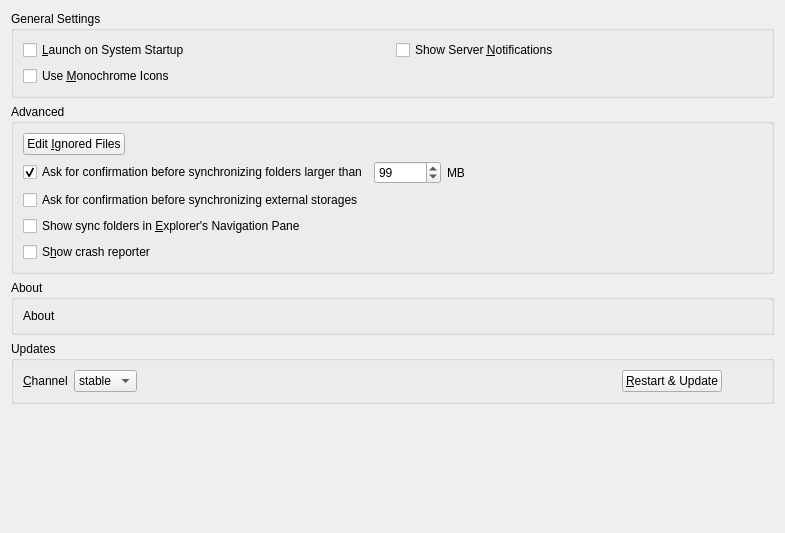
<?xml version="1.0" encoding="UTF-8"?>
<ui version="4.0">
 <class>OCC::GeneralSettings</class>
 <widget class="QWidget" name="OCC::GeneralSettings">
  <property name="geometry">
   <rect>
    <x>0</x>
    <y>0</y>
    <width>785</width>
    <height>533</height>
   </rect>
  </property>
  <property name="windowTitle">
   <string>Form</string>
  </property>
  <layout class="QGridLayout" name="gridLayout_3">
   <item row="0" column="0">
    <widget class="QGroupBox" name="generalGroupBox">
     <property name="title">
      <string>General Settings</string>
     </property>
     <layout class="QGridLayout" name="gridLayout_2">
      <item row="1" column="0">
       <widget class="QCheckBox" name="monoIconsCheckBox">
        <property name="toolTip">
         <string>For System Tray</string>
        </property>
        <property name="text">
         <string>Use &amp;Monochrome Icons</string>
        </property>
       </widget>
      </item>
      <item row="0" column="0">
       <widget class="QCheckBox" name="autostartCheckBox">
        <property name="text">
         <string>&amp;Launch on System Startup</string>
        </property>
       </widget>
      </item>
      <item row="0" column="1">
       <widget class="QCheckBox" name="serverNotificationsCheckBox">
        <property name="text">
         <string>Show Server &amp;Notifications</string>
        </property>
       </widget>
      </item>
     </layout>
    </widget>
   </item>
   <item row="2" column="0">
    <widget class="QGroupBox" name="aboutGroupBox">
     <property name="title">
      <string>About</string>
     </property>
     <layout class="QVBoxLayout" name="verticalLayout_3">
      <item>
       <widget class="QLabel" name="aboutLabel">
        <property name="sizePolicy">
         <sizepolicy hsizetype="Preferred" vsizetype="Minimum">
          <horstretch>0</horstretch>
          <verstretch>0</verstretch>
         </sizepolicy>
        </property>
        <property name="text">
         <string>About</string>
        </property>
       </widget>
      </item>
     </layout>
    </widget>
   </item>
   <item row="3" column="0">
    <widget class="QGroupBox" name="updatesGroupBox">
     <property name="title">
      <string>Updates</string>
     </property>
     <layout class="QVBoxLayout" name="verticalLayout_2">
      <item>
       <layout class="QHBoxLayout" name="horizontalLayout">
        <item>
         <widget class="QLabel" name="updateChannelLabel">
          <property name="sizePolicy">
           <sizepolicy hsizetype="Maximum" vsizetype="Preferred">
            <horstretch>0</horstretch>
            <verstretch>0</verstretch>
           </sizepolicy>
          </property>
          <property name="text">
           <string>&amp;Channel</string>
          </property>
          <property name="buddy">
           <cstring>updateChannel</cstring>
          </property>
         </widget>
        </item>
        <item>
         <widget class="QComboBox" name="updateChannel">
          <property name="sizePolicy">
           <sizepolicy hsizetype="Maximum" vsizetype="Fixed">
            <horstretch>0</horstretch>
            <verstretch>0</verstretch>
           </sizepolicy>
          </property>
          <item>
           <property name="text">
            <string>stable</string>
           </property>
          </item>
          <item>
           <property name="text">
            <string>beta</string>
           </property>
          </item>
         </widget>
        </item>
        <item>
         <widget class="QLabel" name="updateStateLabel">
          <property name="text">
           <string/>
          </property>
          <property name="wordWrap">
           <bool>true</bool>
          </property>
          <property name="openExternalLinks">
           <bool>true</bool>
          </property>
         </widget>
        </item>
        <item>
         <widget class="QPushButton" name="restartButton">
          <property name="sizePolicy">
           <sizepolicy hsizetype="Maximum" vsizetype="Fixed">
            <horstretch>0</horstretch>
            <verstretch>0</verstretch>
           </sizepolicy>
          </property>
          <property name="text">
           <string>&amp;Restart &amp;&amp; Update</string>
          </property>
         </widget>
        </item>
        <item>
         <spacer name="horizontalSpacer">
          <property name="orientation">
           <enum>Qt::Horizontal</enum>
          </property>
          <property name="sizeType">
           <enum>QSizePolicy::Preferred</enum>
          </property>
          <property name="sizeHint" stdset="0">
           <size>
            <width>40</width>
            <height>20</height>
           </size>
          </property>
         </spacer>
        </item>
       </layout>
      </item>
     </layout>
    </widget>
   </item>
   <item row="4" column="0">
    <spacer name="verticalSpacer">
     <property name="orientation">
      <enum>Qt::Vertical</enum>
     </property>
     <property name="sizeHint" stdset="0">
      <size>
       <width>20</width>
       <height>0</height>
      </size>
     </property>
    </spacer>
   </item>
   <item row="1" column="0">
    <widget class="QGroupBox" name="groupBox">
     <property name="title">
      <string>Advanced</string>
     </property>
     <layout class="QVBoxLayout" name="verticalLayout">
      <item>
       <layout class="QHBoxLayout" name="horizontalLayout_4">
        <item>
         <widget class="QPushButton" name="ignoredFilesButton">
          <property name="text">
           <string>Edit &amp;Ignored Files</string>
          </property>
         </widget>
        </item>
        <item>
         <spacer name="horizontalSpacer_4">
          <property name="orientation">
           <enum>Qt::Horizontal</enum>
          </property>
          <property name="sizeHint" stdset="0">
           <size>
            <width>555</width>
            <height>20</height>
           </size>
          </property>
         </spacer>
        </item>
       </layout>
      </item>
      <item>
       <layout class="QHBoxLayout" name="horizontalLayout_3">
        <item>
         <widget class="QCheckBox" name="newFolderLimitCheckBox">
          <property name="text">
           <string>Ask for confirmation before synchronizing folders larger than</string>
          </property>
          <property name="checked">
           <bool>true</bool>
          </property>
         </widget>
        </item>
        <item>
         <widget class="QSpinBox" name="newFolderLimitSpinBox">
          <property name="maximum">
           <number>999999</number>
          </property>
          <property name="value">
           <number>99</number>
          </property>
         </widget>
        </item>
        <item>
         <widget class="QLabel" name="label">
          <property name="text">
           <string extracomment="Trailing part of &quot;Ask confirmation before syncing folder larger than&quot; ">MB</string>
          </property>
         </widget>
        </item>
        <item>
         <spacer name="horizontalSpacer_3">
          <property name="orientation">
           <enum>Qt::Horizontal</enum>
          </property>
          <property name="sizeHint" stdset="0">
           <size>
            <width>40</width>
            <height>20</height>
           </size>
          </property>
         </spacer>
        </item>
       </layout>
      </item>
      <item>
       <layout class="QHBoxLayout" name="horizontalLayout_8">
        <item>
         <widget class="QCheckBox" name="newExternalStorage">
          <property name="text">
           <string>Ask for confirmation before synchronizing external storages</string>
          </property>
         </widget>
        </item>
       </layout>
      </item>
      <item>
       <layout class="QHBoxLayout" name="horizontalLayout_10">
        <item>
         <widget class="QCheckBox" name="showInExplorerNavigationPaneCheckBox">
          <property name="text">
           <string>Show sync folders in &amp;Explorer's Navigation Pane</string>
          </property>
         </widget>
        </item>
       </layout>
      </item>
      <item>
       <layout class="QHBoxLayout" name="horizontalLayout_9">
        <item>
         <widget class="QCheckBox" name="crashreporterCheckBox">
          <property name="sizePolicy">
           <sizepolicy hsizetype="MinimumExpanding" vsizetype="Fixed">
            <horstretch>0</horstretch>
            <verstretch>0</verstretch>
           </sizepolicy>
          </property>
          <property name="text">
           <string>S&amp;how crash reporter</string>
          </property>
         </widget>
        </item>
       </layout>
      </item>
     </layout>
    </widget>
   </item>
  </layout>
 </widget>
 <tabstops>
  <tabstop>autostartCheckBox</tabstop>
  <tabstop>serverNotificationsCheckBox</tabstop>
  <tabstop>monoIconsCheckBox</tabstop>
  <tabstop>ignoredFilesButton</tabstop>
  <tabstop>newFolderLimitCheckBox</tabstop>
  <tabstop>newFolderLimitSpinBox</tabstop>
  <tabstop>newExternalStorage</tabstop>
  <tabstop>showInExplorerNavigationPaneCheckBox</tabstop>
  <tabstop>crashreporterCheckBox</tabstop>
  <tabstop>updateChannel</tabstop>
  <tabstop>restartButton</tabstop>
 </tabstops>
 <resources/>
 <connections>
  <connection>
   <sender>newFolderLimitCheckBox</sender>
   <signal>toggled(bool)</signal>
   <receiver>newFolderLimitSpinBox</receiver>
   <slot>setEnabled(bool)</slot>
   <hints>
    <hint type="sourcelabel">
     <x>225</x>
     <y>231</y>
    </hint>
    <hint type="destinationlabel">
     <x>587</x>
     <y>230</y>
    </hint>
   </hints>
  </connection>
 </connections>
</ui>
